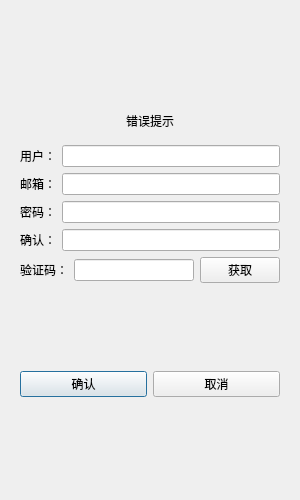
<?xml version="1.0" encoding="UTF-8"?>
<ui version="4.0">
 <class>RegisterDialog</class>
 <widget class="QDialog" name="RegisterDialog">
  <property name="geometry">
   <rect>
    <x>0</x>
    <y>0</y>
    <width>300</width>
    <height>500</height>
   </rect>
  </property>
  <property name="windowTitle">
   <string>Dialog</string>
  </property>
  <layout class="QGridLayout" name="gridLayout_3">
   <property name="leftMargin">
    <number>2</number>
   </property>
   <property name="topMargin">
    <number>2</number>
   </property>
   <property name="rightMargin">
    <number>2</number>
   </property>
   <property name="bottomMargin">
    <number>2</number>
   </property>
   <property name="spacing">
    <number>2</number>
   </property>
   <item row="0" column="0">
    <widget class="QStackedWidget" name="stackedWidget">
     <property name="currentIndex">
      <number>0</number>
     </property>
     <widget class="QWidget" name="page">
      <layout class="QGridLayout" name="gridLayout">
       <item row="0" column="0">
        <widget class="QWidget" name="widget" native="true">
         <layout class="QGridLayout" name="gridLayout_2">
          <item row="8" column="0">
           <layout class="QHBoxLayout" name="horizontalLayout_7">
            <item>
             <widget class="QPushButton" name="confirm_btn">
              <property name="text">
               <string>确认</string>
              </property>
             </widget>
            </item>
            <item>
             <widget class="QPushButton" name="cancel_btn">
              <property name="text">
               <string>取消</string>
              </property>
             </widget>
            </item>
           </layout>
          </item>
          <item row="5" column="0">
           <layout class="QHBoxLayout" name="horizontalLayout_5">
            <item>
             <widget class="QLabel" name="comfirm_label">
              <property name="text">
               <string>确认：</string>
              </property>
             </widget>
            </item>
            <item>
             <widget class="QLineEdit" name="confirm_Edit"/>
            </item>
           </layout>
          </item>
          <item row="3" column="0">
           <layout class="QHBoxLayout" name="horizontalLayout_3">
            <item>
             <widget class="QLabel" name="email_label">
              <property name="text">
               <string>邮箱：</string>
              </property>
             </widget>
            </item>
            <item>
             <widget class="QLineEdit" name="email_Edit"/>
            </item>
           </layout>
          </item>
          <item row="6" column="0">
           <layout class="QHBoxLayout" name="horizontalLayout_6">
            <item>
             <widget class="QLabel" name="varify_label">
              <property name="text">
               <string>验证码：</string>
              </property>
             </widget>
            </item>
            <item>
             <widget class="QLineEdit" name="varify_Edit"/>
            </item>
            <item>
             <widget class="QPushButton" name="get_code">
              <property name="text">
               <string>获取</string>
              </property>
             </widget>
            </item>
           </layout>
          </item>
          <item row="7" column="0">
           <spacer name="verticalSpacer_3">
            <property name="orientation">
             <enum>Qt::Orientation::Vertical</enum>
            </property>
            <property name="sizeHint" stdset="0">
             <size>
              <width>20</width>
              <height>40</height>
             </size>
            </property>
           </spacer>
          </item>
          <item row="9" column="0">
           <spacer name="verticalSpacer_2">
            <property name="orientation">
             <enum>Qt::Orientation::Vertical</enum>
            </property>
            <property name="sizeHint" stdset="0">
             <size>
              <width>20</width>
              <height>40</height>
             </size>
            </property>
           </spacer>
          </item>
          <item row="4" column="0">
           <layout class="QHBoxLayout" name="horizontalLayout_4">
            <item>
             <widget class="QLabel" name="pass_label">
              <property name="text">
               <string>密码：</string>
              </property>
             </widget>
            </item>
            <item>
             <widget class="QLineEdit" name="pass_Edit"/>
            </item>
           </layout>
          </item>
          <item row="0" column="0">
           <spacer name="verticalSpacer">
            <property name="orientation">
             <enum>Qt::Orientation::Vertical</enum>
            </property>
            <property name="sizeHint" stdset="0">
             <size>
              <width>20</width>
              <height>40</height>
             </size>
            </property>
           </spacer>
          </item>
          <item row="2" column="0">
           <layout class="QHBoxLayout" name="horizontalLayout_2">
            <item>
             <widget class="QLabel" name="user_label">
              <property name="text">
               <string>用户：</string>
              </property>
             </widget>
            </item>
            <item>
             <widget class="QLineEdit" name="user_Edit"/>
            </item>
           </layout>
          </item>
          <item row="1" column="0">
           <widget class="QWidget" name="widget_2" native="true">
            <layout class="QHBoxLayout" name="horizontalLayout">
             <item>
              <widget class="QLabel" name="err_tip">
               <property name="layoutDirection">
                <enum>Qt::LayoutDirection::LeftToRight</enum>
               </property>
               <property name="text">
                <string>错误提示</string>
               </property>
               <property name="alignment">
                <set>Qt::AlignmentFlag::AlignCenter</set>
               </property>
              </widget>
             </item>
            </layout>
           </widget>
          </item>
         </layout>
        </widget>
       </item>
      </layout>
     </widget>
     <widget class="QWidget" name="page_2"/>
    </widget>
   </item>
  </layout>
 </widget>
 <resources/>
 <connections/>
</ui>
